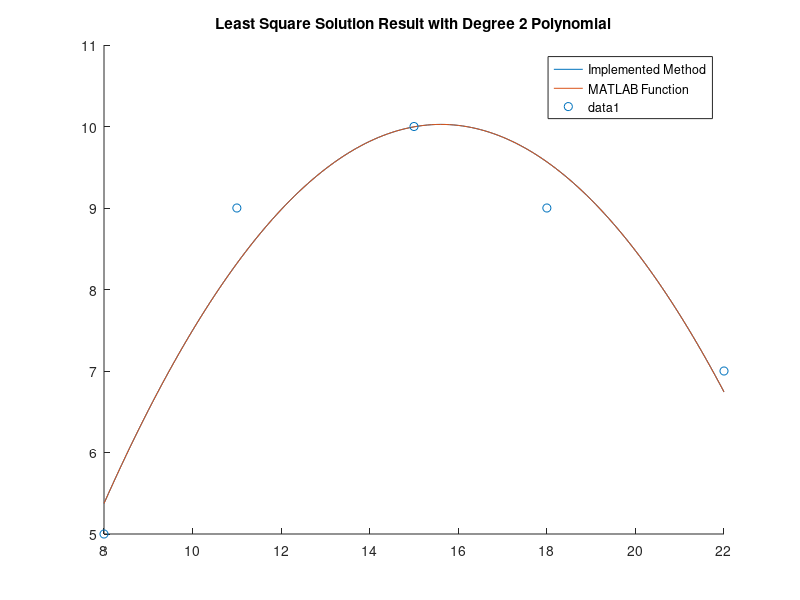
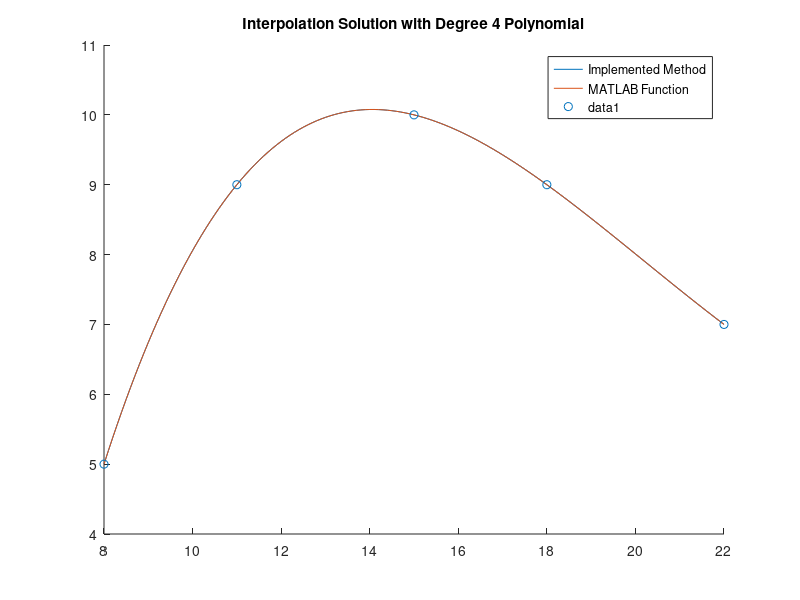

Write MATLAB code to recreate these figures, in order.
clc; clear all;
x = [8 11 15 18 22]';
y = [5 9 10 9 7]';
A = [];
for i = 1:length(x)
    m = x(:,1).^(i-1);
    A = [A,m];
end
leastsquare_sol = A(:,1:3)\y;
interpolation_sol = A\y;
leastsquare_sol = leastsquare_sol(end:-1:1);
interpolation_sol = interpolation_sol(end:-1:1);
polyfit_degree_2 = polyfit(x',y',2);
polyfit_degree_4 = polyfit(x',y',4);
linespace = [8:0.1:22];

figure(1)
hold on;
plot(linespace,polyval(leastsquare_sol,linespace),linespace,polyval(polyfit_degree_2,linespace));
title('Least Square Solution Result with Degree 2 Polynomial');
legend('Implemented Method', 'MATLAB Function');
scatter(x',y');
hold off;

figure(2)
hold on;
plot(linespace,polyval(interpolation_sol,linespace),linespace,polyval(polyfit_degree_4,linespace));
title('Interpolation Solution with Degree 4 Polynomial');
legend('Implemented Method', 'MATLAB Function');
scatter(x',y');
hold off;
